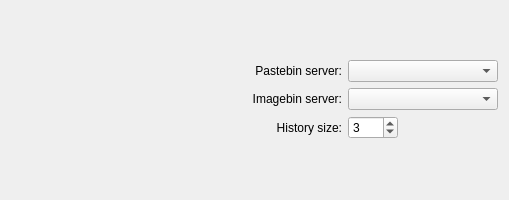
<?xml version="1.0" encoding="UTF-8"?>
<ui version="4.0">
 <class>pastebinConfig</class>
 <widget class="QWidget" name="pastebinConfig">
  <property name="geometry">
   <rect>
    <x>0</x>
    <y>0</y>
    <width>509</width>
    <height>200</height>
   </rect>
  </property>
  <property name="minimumSize">
   <size>
    <width>300</width>
    <height>200</height>
   </size>
  </property>
  <property name="windowTitle">
   <string>Pastebin Config Dialog</string>
  </property>
  <layout class="QGridLayout" name="gridLayout_2">
   <item row="0" column="0">
    <layout class="QGridLayout" name="gridLayout">
     <property name="sizeConstraint">
      <enum>QLayout::SetDefaultConstraint</enum>
     </property>
     <item row="0" column="0">
      <widget class="QLabel" name="textServerLabel">
       <property name="layoutDirection">
        <enum>Qt::LeftToRight</enum>
       </property>
       <property name="text">
        <string>Pastebin server:</string>
       </property>
       <property name="alignment">
        <set>Qt::AlignRight|Qt::AlignTrailing|Qt::AlignVCenter</set>
       </property>
       <property name="buddy">
        <cstring>textServer</cstring>
       </property>
      </widget>
     </item>
     <item row="0" column="1">
      <widget class="KComboBox" name="textServer">
       <property name="sizePolicy">
        <sizepolicy hsizetype="Minimum" vsizetype="Fixed">
         <horstretch>0</horstretch>
         <verstretch>0</verstretch>
        </sizepolicy>
       </property>
       <property name="minimumSize">
        <size>
         <width>150</width>
         <height>0</height>
        </size>
       </property>
       <property name="maximumSize">
        <size>
         <width>250</width>
         <height>16777215</height>
        </size>
       </property>
      </widget>
     </item>
     <item row="1" column="0">
      <widget class="QLabel" name="imageServerLabel">
       <property name="layoutDirection">
        <enum>Qt::LeftToRight</enum>
       </property>
       <property name="text">
        <string>Imagebin server:</string>
       </property>
       <property name="alignment">
        <set>Qt::AlignRight|Qt::AlignTrailing|Qt::AlignVCenter</set>
       </property>
       <property name="buddy">
        <cstring>imageServer</cstring>
       </property>
      </widget>
     </item>
     <item row="1" column="1">
      <widget class="KComboBox" name="imageServer">
       <property name="sizePolicy">
        <sizepolicy hsizetype="Minimum" vsizetype="Fixed">
         <horstretch>0</horstretch>
         <verstretch>0</verstretch>
        </sizepolicy>
       </property>
       <property name="minimumSize">
        <size>
         <width>150</width>
         <height>0</height>
        </size>
       </property>
       <property name="maximumSize">
        <size>
         <width>250</width>
         <height>16777215</height>
        </size>
       </property>
      </widget>
     </item>
     <item row="2" column="0">
      <widget class="QLabel" name="historySizeLabel">
       <property name="layoutDirection">
        <enum>Qt::LeftToRight</enum>
       </property>
       <property name="text">
        <string>History size:</string>
       </property>
       <property name="alignment">
        <set>Qt::AlignRight|Qt::AlignTrailing|Qt::AlignVCenter</set>
       </property>
       <property name="buddy">
        <cstring>historySize</cstring>
       </property>
      </widget>
     </item>
     <item row="2" column="1">
      <widget class="KIntSpinBox" name="historySize">
       <property name="maximumSize">
        <size>
         <width>50</width>
         <height>16777215</height>
        </size>
       </property>
       <property name="value">
        <number>3</number>
       </property>
      </widget>
     </item>
    </layout>
   </item>
  </layout>
 </widget>
 <customwidgets>
  <customwidget>
   <class>KComboBox</class>
   <extends>QComboBox</extends>
   <header>kcombobox.h</header>
  </customwidget>
  <customwidget>
   <class>KIntSpinBox</class>
   <extends>QSpinBox</extends>
   <header>knuminput.h</header>
  </customwidget>
 </customwidgets>
 <resources/>
 <connections/>
</ui>
